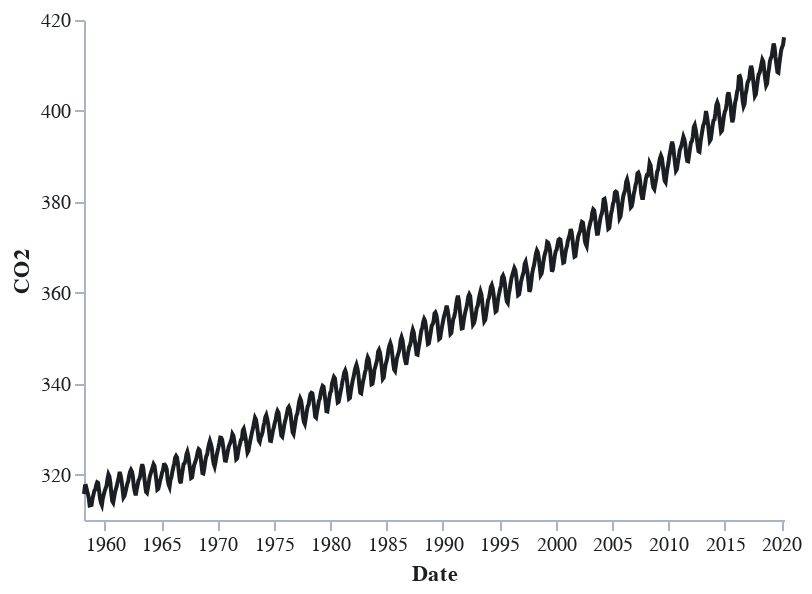

Write notebook code for a chart like this one.
### Markdown cell above
## Altair - CarbonPlan Light

### Code cell
alt.themes.enable("carbonplan_light")
alt.Chart(df).mark_line().encode(
    x="Date:T", y=alt.Y("CO2:Q", scale=alt.Scale(domain=(310, 420)))
).properties(width=350, height=250)

### Figure 1 — Vega-Lite specification as saved in the notebook (floating-point values rounded to 4 significant figures; data arrays with more than 128 entries replaced by an {"elided": "..."} marker saying what was removed)
{"config": {"arc": {"fill": "#1b1e23"}, "area": {"fill": "#1b1e23"}, "axisX": {"grid": false}, "axisY": {"grid": false}, "axisBottom": {"domainColor": "#a9b4c4", "gridColor": "#a9b4c4", "tickColor": "#a9b4c4", "labelFont": "relative-mono-11-pitch-pro, Menlo, monospace", "titleFont": "relative-mono-11-pitch-pro, Menlo, monospace", "labelColor": "#1b1e23", "titleColor": "#1b1e23"}, "axisLeft": {"domainColor": "#a9b4c4", "gridColor": "#a9b4c4", "tickColor": "#a9b4c4", "labelFont": "relative-mono-11-pitch-pro, Menlo, monospace", "titleFont": "relative-mono-11-pitch-pro, Menlo, monospace", "labelColor": "#1b1e23", "titleColor": "#1b1e23"}, "view": {"stroke": null}, "background": "#FFFFFF", "group": {"fill": "#FFFFFF"}, "legend": {"labelFont": "relative-mono-11-pitch-pro, Menlo, monospace", "symbolSize": 200, "symbolType": "circle", "titleFont": "relative-mono-11-pitch-pro, Menlo, monospace"}, "line": {"color": "#1b1e23", "stroke": "#1b1e23"}, "trail": {"color": "#1b1e23", "stroke": "#1b1e23"}, "path": {"stroke": "#1b1e23"}, "point": {"filled": true, "color": "#1b1e23", "size": 200, "cursor": "pointer"}, "range": {"category": ["#85a2f7", "#ea9755", "#7eb36a", "#f07071", "#bc85d9", "#e587b6", "#a9b4c4", "#d4c05e", "#64b9c4"]}, "symbol": {"shape": "circle"}, "style": {"bar": {"fill": "#1b1e23"}, "text": {"font": "relative-mono-11-pitch-pro, Menlo, monospace", "fontWeight": 400}}, "title": {"anchor": "start", "fontWeight": 400, "font": "relative-mono-11-pitch-pro, Menlo, monospace"}, "header": {"fontWeight": 400, "labelFont": "relative-mono-11-pitch-pro, Menlo, monospace", "titleFont": "relative-mono-11-pitch-pro, Menlo, monospace"}}, "data": {"name": "data-447fa99e14a029f839568b94797d0525"}, "mark": "line", "encoding": {"x": {"type": "temporal", "field": "Date"}, "y": {"type": "quantitative", "field": "CO2", "scale": {"domain": [310, 420]}}}, "height": 250, "width": 350, "$schema": "https://vega.github.io/schema/vega-lite/v4.8.1.json", "datasets": {"data-447fa99e14a029f839568b94797d0525": {"elided": "741 records"}}}
